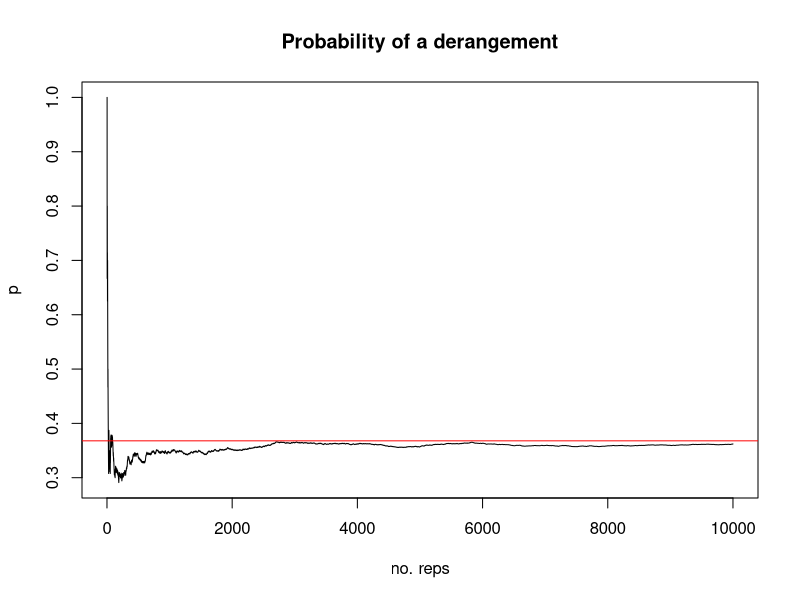

Here is the R script that generated this plot:
## ---- chunk 1
set.seed(10)
## ---- chunk 2
min_greater_2 <- function() {
  s <- sample(1:6, 3, replace = T)
  return(min(s) > 2)
}

r <- replicate(10000, min_greater_2())
mean(r)
## ---- chunk 3
replicate(10000, min(sample(1:6, 3, replace = T)) > 2) |>
  mean()
## ---- chunk 4
second_greater <- function() {
  s <- sample(1:6, 2, replace = T)
  s[2] > s[1]
}
mean(replicate(10000, second_greater()))
## ---- chunk 5
diff(c(0, 4, 10))
## ---- chunk 6
replicate(10000, diff(sample(1:6, 2, replace = T)) > 0) |> 
  mean()
## ---- chunk 7
x <- 1:100
is_deranged_loop <- function(){
  counta <- 0
  x1 <- sample(x)
  for(i in seq_along(x)){
    if(x1[i] == i){
      counta = counta + 1
    }
  }
  return(counta <= 0)
}
mean(replicate(10000, is_deranged_loop()))
## ---- chunk 8
is_deranged <- function() {
 !any(sample(1:100) == 1:100) # Think about what this does!
}
result <- replicate(10000, is_deranged())
mean(result)
## ---- chunk 9
running_mean <- function(k) {
  mean(result[seq_len(k)])
}

running_means <- sapply(1:10000, running_mean)

head(running_means)
## ---- chunk 10
running_means <- cumsum(result) / 1:10000
## ---- chunk 11
plot(1:10000, running_means, type = 'l', main = "Probability of a derangement",
     xlab = "no. reps", ylab = "p")
abline(h = 1/exp(1), col = "red")
## ---- chunk 12
set.seed(100)
before_six <- function() {
  s <- sample(1:6, 100, replace= T)
  which(s == 6)[1] - 1 # Minus 1 since we do not count the roll which scored 6.
}
replicate(10000, before_six()) |> mean()
